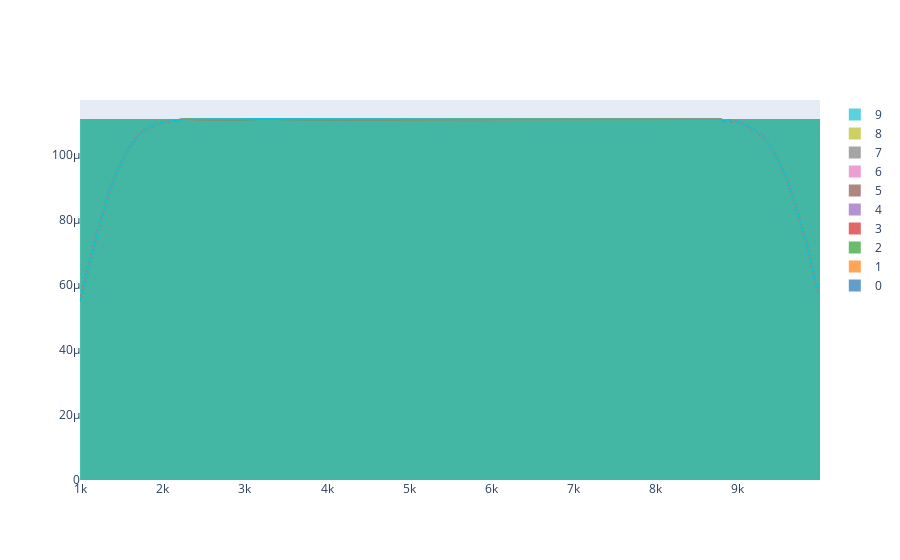

The notebook cell this image was saved under:
### Code cell
plot_hists(df_xor)

### Figure 1 — Plotly figure (JSON) as saved in the notebook; plotly's stock layout.template omitted (floating-point values rounded to 4 significant figures; data arrays with more than 128 entries replaced by an {"elided": "..."} marker saying what was removed)
{"data": [{"autobinx": false, "histnorm": "probability density", "legendgroup": "0", "marker": {"color": "rgb(31, 119, 180)"}, "name": "0", "opacity": 0.7, "type": "histogram", "x": {"elided": "9000 int values"}, "xaxis": "x", "xbins": {"end": 9999, "size": 1, "start": 1000}, "yaxis": "y"}, {"autobinx": false, "histnorm": "probability density", "legendgroup": "1", "marker": {"color": "rgb(255, 127, 14)"}, "name": "1", "opacity": 0.7, "type": "histogram", "x": {"elided": "9000 int values"}, "xaxis": "x", "xbins": {"end": 9999, "size": 1, "start": 1000}, "yaxis": "y"}, {"autobinx": false, "histnorm": "probability density", "legendgroup": "2", "marker": {"color": "rgb(44, 160, 44)"}, "name": "2", "opacity": 0.7, "type": "histogram", "x": {"elided": "9000 int values"}, "xaxis": "x", "xbins": {"end": 9999, "size": 1, "start": 1000}, "yaxis": "y"}, {"autobinx": false, "histnorm": "probability density", "legendgroup": "3", "marker": {"color": "rgb(214, 39, 40)"}, "name": "3", "opacity": 0.7, "type": "histogram", "x": {"elided": "9000 int values"}, "xaxis": "x", "xbins": {"end": 9999, "size": 1, "start": 1000}, "yaxis": "y"}, {"autobinx": false, "histnorm": "probability density", "legendgroup": "4", "marker": {"color": "rgb(148, 103, 189)"}, "name": "4", "opacity": 0.7, "type": "histogram", "x": {"elided": "9000 int values"}, "xaxis": "x", "xbins": {"end": 9999, "size": 1, "start": 1000}, "yaxis": "y"}, {"autobinx": false, "histnorm": "probability density", "legendgroup": "5", "marker": {"color": "rgb(140, 86, 75)"}, "name": "5", "opacity": 0.7, "type": "histogram", "x": {"elided": "9000 int values"}, "xaxis": "x", "xbins": {"end": 9999, "size": 1, "start": 1000}, "yaxis": "y"}, {"autobinx": false, "histnorm": "probability density", "legendgroup": "6", "marker": {"color": "rgb(227, 119, 194)"}, "name": "6", "opacity": 0.7, "type": "histogram", "x": {"elided": "9000 int values"}, "xaxis": "x", "xbins": {"end": 9999, "size": 1, "start": 1000}, "yaxis": "y"}, {"autobinx": false, "histnorm": "probability density", "legendgroup": "7", "marker": {"color": "rgb(127, 127, 127)"}, "name": "7", "opacity": 0.7, "type": "histogram", "x": {"elided": "9000 int values"}, "xaxis": "x", "xbins": {"end": 9999, "size": 1, "start": 1000}, "yaxis": "y"}, {"autobinx": false, "histnorm": "probability density", "legendgroup": "8", "marker": {"color": "rgb(188, 189, 34)"}, "name": "8", "opacity": 0.7, "type": "histogram", "x": {"elided": "9000 int values"}, "xaxis": "x", "xbins": {"end": 9999, "size": 1, "start": 992}, "yaxis": "y"}, {"autobinx": false, "histnorm": "probability density", "legendgroup": "9", "marker": {"color": "rgb(23, 190, 207)"}, "name": "9", "opacity": 0.7, "type": "histogram", "x": {"elided": "9000 int values"}, "xaxis": "x", "xbins": {"end": 9999, "size": 1, "start": 992}, "yaxis": "y"}, {"legendgroup": "0", "marker": {"color": "rgb(31, 119, 180)"}, "mode": "lines", "name": "0", "showlegend": false, "type": "scatter", "x": {"elided": "500 float values"}, "xaxis": "x", "y": {"elided": "500 float values"}, "yaxis": "y"}, {"legendgroup": "1", "marker": {"color": "rgb(255, 127, 14)"}, "mode": "lines", "name": "1", "showlegend": false, "type": "scatter", "x": {"elided": "500 float values"}, "xaxis": "x", "y": {"elided": "500 float values"}, "yaxis": "y"}, {"legendgroup": "2", "marker": {"color": "rgb(44, 160, 44)"}, "mode": "lines", "name": "2", "showlegend": false, "type": "scatter", "x": {"elided": "500 float values"}, "xaxis": "x", "y": {"elided": "500 float values"}, "yaxis": "y"}, {"legendgroup": "3", "marker": {"color": "rgb(214, 39, 40)"}, "mode": "lines", "name": "3", "showlegend": false, "type": "scatter", "x": {"elided": "500 float values"}, "xaxis": "x", "y": {"elided": "500 float values"}, "yaxis": "y"}, {"legendgroup": "4", "marker": {"color": "rgb(148, 103, 189)"}, "mode": "lines", "name": "4", "showlegend": false, "type": "scatter", "x": {"elided": "500 float values"}, "xaxis": "x", "y": {"elided": "500 float values"}, "yaxis": "y"}, {"legendgroup": "5", "marker": {"color": "rgb(140, 86, 75)"}, "mode": "lines", "name": "5", "showlegend": false, "type": "scatter", "x": {"elided": "500 float values"}, "xaxis": "x", "y": {"elided": "500 float values"}, "yaxis": "y"}, {"legendgroup": "6", "marker": {"color": "rgb(227, 119, 194)"}, "mode": "lines", "name": "6", "showlegend": false, "type": "scatter", "x": {"elided": "500 float values"}, "xaxis": "x", "y": {"elided": "500 float values"}, "yaxis": "y"}, {"legendgroup": "7", "marker": {"color": "rgb(127, 127, 127)"}, "mode": "lines", "name": "7", "showlegend": false, "type": "scatter", "x": {"elided": "500 float values"}, "xaxis": "x", "y": {"elided": "500 float values"}, "yaxis": "y"}, {"legendgroup": "8", "marker": {"color": "rgb(188, 189, 34)"}, "mode": "lines", "name": "8", "showlegend": false, "type": "scatter", "x": {"elided": "500 float values"}, "xaxis": "x", "y": {"elided": "500 float values"}, "yaxis": "y"}, {"legendgroup": "9", "marker": {"color": "rgb(23, 190, 207)"}, "mode": "lines", "name": "9", "showlegend": false, "type": "scatter", "x": {"elided": "500 float values"}, "xaxis": "x", "y": {"elided": "500 float values"}, "yaxis": "y"}], "layout": {"barmode": "overlay", "hovermode": "closest", "legend": {"traceorder": "reversed"}, "xaxis": {"anchor": "y2", "domain": [0, 1], "zeroline": false}, "yaxis": {"anchor": "free", "domain": [0, 1], "position": 0}}}
